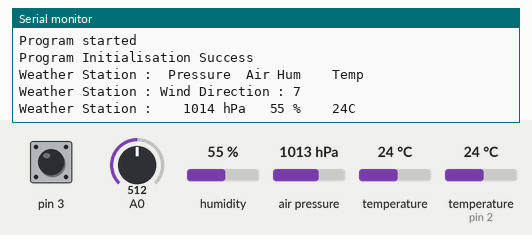
A sketch run on a simulated Arduino Uno, built with avr-gcc and run on an emulated ATmega328P. Parts: the last lines printed to the serial monitor. The inputs (shaded band) are chosen by the test bench; at power-on: humidity 55 %, air pressure 1013 hPa, A0 = 512, temperature (sensor on pin 2) 24 °C, pin 3 HIGH, temperature 24 °C.

Above: at 1.7 s.
1.8 s: humidity set to 22 %
At 3.1 s:
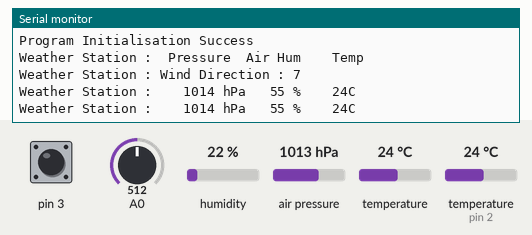
3.3 s: air pressure set to 952 hPa
At 4.1 s:
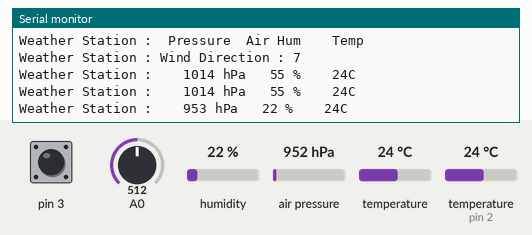
4.8 s: A0 set to 716
At 6.1 s:
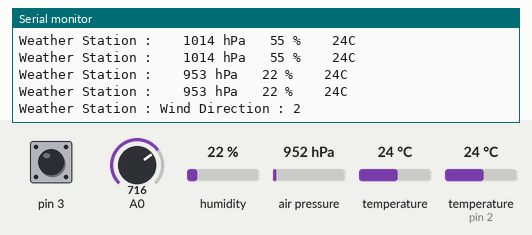
6.3 s: temperature (sensor on pin 2) set to 12 °C
At 7.5 s:
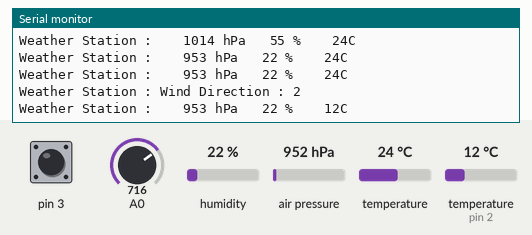
7.8 s: air pressure set to 975 hPa
At 7.8 s:
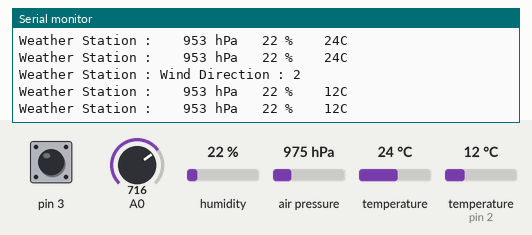
9.3 s: A0 set to 30
At 10.2 s:
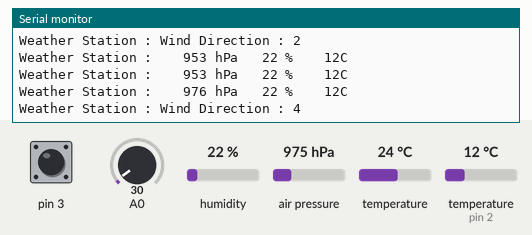
Timing chart, 0 to 11.8 s (numbered marks = the images above; inputs shaded):
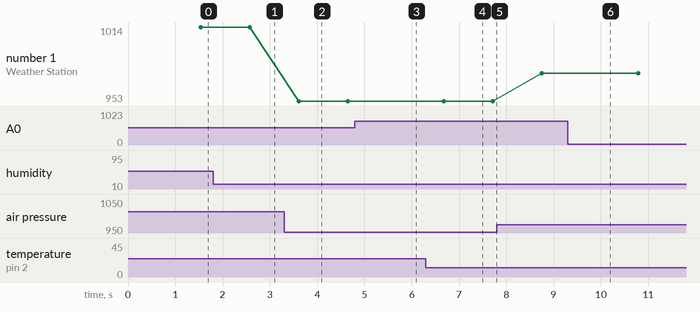

The sketch:

Weather_Station_V1.ino
```cpp
//Libraries and declarations
int result [5];
#include <Wire.h>
#include <SFE_BMP180.h>
#define ALTITUDE 9
SFE_BMP180 pressure;
#include <DHT.h>
#define DHTPIN 2
#define DHTTYPE DHT22
DHT dht(DHTPIN, DHTTYPE);

// Wind senor values
const uint8_t windSpeedHalfRevolutionsThreshold = 5;
const float windSpeedMultFactor = 0.0117439155;
const uint16_t windDirectionLevels[] = {930, 830, 735, 390, 75, 135, 235, 560};
const uint16_t windDirectionTolerance = 50;
volatile uint16_t windSpeedHalfRevolutions = 0;
uint16_t windSpeedStartTime = 0;
uint8_t lastWindDirection = 0;

void setup()
{
  Serial.begin(115200);

  // Configure interrupt for wind speed sensor
  pinMode(3, INPUT_PULLUP);
  attachInterrupt(1, windSpeedTrigger, FALLING);

  windSpeedStartTime = millis();

Serial.println("Program started");
//BMP180 & DHT22 Setup
if (pressure.begin())
 {delay(500);
 Serial.println("Program Initialisation Success");
 Serial.println("");
 Serial.print("Weather Station :");
 Serial.print("\t");
 Serial.print("Pressure\t");
 Serial.print("Air Hum\t");
 Serial.print("\t");
 Serial.print("Temp \t");
 Serial.println("");}
else
  {
    Serial.println("Program Initialisation Fail");
    while (1);
  }


dht.begin();
}

void loop()
{
  // Wind sensor loop
  while(Serial.available())
  {
    char c = Serial.read();
    if(c == 'D')
    {
      Serial.print("Weather Station : Wind Direction : ");
      Serial.print(lastWindDirection);
      Serial.println(" ");
    }
  }


  if(windSpeedHalfRevolutions > windSpeedHalfRevolutionsThreshold)
  {
    uint16_t deltaT = millis() - windSpeedStartTime;
    float windSpeedRPM = 30000.0 / ((deltaT / (float)windSpeedHalfRevolutionsThreshold));
    windSpeedStartTime = millis();
    windSpeedHalfRevolutions = 0;
    float windSpeedMPH = windSpeedRPM * windSpeedMultFactor;

    Serial.print("Weather Station : Wind Speed : ");
    Serial.print(windSpeedMPH);
    Serial.println(" ");
  }

  uint16_t windDirectionReading = analogRead(0);

  int8_t windDirection = -1;
  for(int i = 0; i < 8; i++)
  {
    uint16_t rangeMin = windDirectionLevels[i] - windDirectionTolerance;
    uint16_t rangeMax = windDirectionLevels[i] + windDirectionTolerance;

    // If the current reading is in the range
    if(rangeMin < windDirectionReading && rangeMax > windDirectionReading)
    {
      windDirection = i;
      break;
    }
  }
  if(lastWindDirection != windDirection && windDirection != -1)
  {
    lastWindDirection = windDirection;

    Serial.print("Weather Station : Wind Direction : ");
    Serial.print(windDirection);
    Serial.println(" ");
    delay(1000);
  }


// BMP180 & DHT22 loop
char status;
double T, P, p0;
status = pressure.startTemperature();
if (status != 0) {
    delay(status);
    status = pressure.getTemperature(T);
    if (status != 0) {
    status = pressure.startPressure(3);
      if (status != 0) {
        delay(status);
        status = pressure.getPressure(P, T);
        if (status != 0) {
          p0 = pressure.sealevel(P, ALTITUDE);
          result[2]=p0;
        }}}}
result[3] = dht.readHumidity();
result[4] = dht.readTemperature();
Serial.print("Weather Station : ");
Serial.print(" \t");
Serial.print(result[2]);
Serial.print(" hPa \t");
Serial.print(result[3]);
Serial.print(" %\t");
Serial.print("\t");
Serial.print(result[4]);
Serial.println("C \t");
delay(1000);
}

// Defining the wind speed trigger
void windSpeedTrigger()
{
  windSpeedHalfRevolutions++;
}
```

Measured:
- after the input at 3.3 s, the serial monitor: prints a new line after 0.31 s (image 2)
- after the input at 4.8 s, the serial monitor: prints a new line after 0.84 s (image 3)
- after the input at 6.3 s, the serial monitor: prints a new line after 0.38 s (image 4)
- after the input at 9.3 s, the serial monitor: prints a new line after 0.45 s (image 6)
- plotted number 1: 1014 → 953 after the input at 3.3 s, 953 → 976 after the input at 7.8 s
